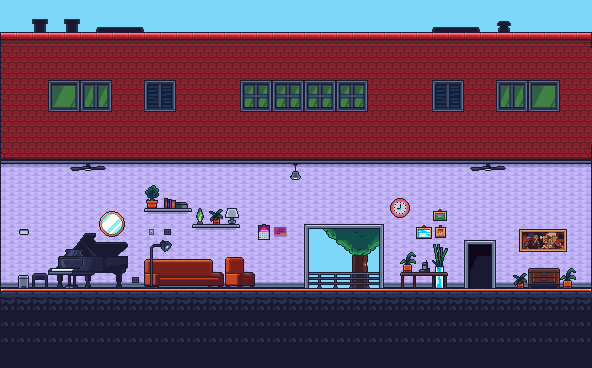

A level layout from a 2D game, rendered from its tile map. Below: a short description, then the map file with tile-grid data replaced by summaries:
An orthogonal 37x23 tile map with 16x16 px tiles, 10 tile layers (Ground, Tile Layer 1, Tile Layer 8, Tile Layer 9, ...), 6 tilesets.

<map version="1.10" tiledversion="1.10.2" orientation="orthogonal" renderorder="right-down" width="37" height="23" tilewidth="16" tileheight="16" infinite="0" nextlayerid="12" nextobjectid="1">
 <editorsettings>
  <export target="chillRoomMap.json" format="json" />
 </editorsettings>
 <tileset firstgid="1" source="mp_cs_tilemap_all.tsx" />
 <tileset firstgid="2049" source="Background.tsx" />
 <tileset firstgid="2629" source="Chill Room.tsx" />
 <tileset firstgid="2833" source="Bathroom.tsx" />
 <tileset firstgid="3042" source="Play Room.tsx" />
 <tileset firstgid="3240" source="Bedroom.tsx" />
 <layer id="11" name="Ground" width="37" height="23">
  <data>[851 cells, 187 non-empty, 4 distinct tile ids]</data>
 </layer>
 <layer id="1" name="Tile Layer 1" width="37" height="23">
  <data>[851 cells, 666 non-empty, 12 distinct tile ids]</data>
 </layer>
 <layer id="9" name="Tile Layer 8" width="37" height="23">
  <data>[851 cells, 296 non-empty, 18 distinct tile ids]</data>
 </layer>
 <layer id="10" name="Tile Layer 9" width="37" height="23">
  <data>[851 cells, 6 non-empty, 3 distinct tile ids]</data>
 </layer>
 <layer id="7" name="Tile Layer 6" width="37" height="23">
  <data>[851 cells, 30 non-empty, 14 distinct tile ids]</data>
 </layer>
 <layer id="4" name="Tile Layer 4" width="37" height="23">
  <data>[851 cells, 43 non-empty, 6 distinct tile ids]</data>
 </layer>
 <layer id="2" name="Tile Layer 2" width="37" height="23">
  <data>[851 cells, 81 non-empty, 78 distinct tile ids]</data>
 </layer>
 <layer id="3" name="Tile Layer 3" width="37" height="23">
  <data>[851 cells, 29 non-empty, 29 distinct tile ids]</data>
 </layer>
 <layer id="6" name="Tile Layer 5" width="37" height="23">
  <data>[851 cells, 296 non-empty, 10 distinct tile ids]</data>
 </layer>
 <layer id="8" name="Tile Layer 7" width="37" height="23">
  <data>[851 cells, 40 non-empty, 16 distinct tile ids]</data>
 </layer>
</map>
